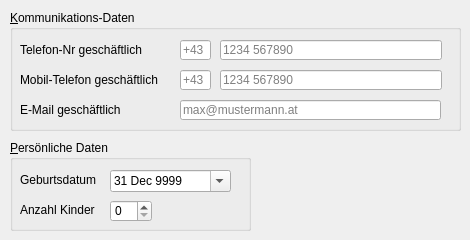
    <widget class="QWidget" name="TAB2_ERW_DATEN">
     <attribute name="icon">
      <iconset resource="resources.qrc">
       <normaloff>:/Resources/Icons/office/FOLDER04.ICO</normaloff>:/Resources/Icons/office/FOLDER04.ICO</iconset>
     </attribute>
     <attribute name="title">
      <string>&amp;Erweiterte Daten</string>
     </attribute>
     <widget class="QGroupBox" name="KOMM_DATEN">
      <property name="geometry">
       <rect>
        <x>10</x>
        <y>10</y>
        <width>451</width>
        <height>121</height>
       </rect>
      </property>
      <property name="sizePolicy">
       <sizepolicy hsizetype="Ignored" vsizetype="Expanding">
        <horstretch>0</horstretch>
        <verstretch>0</verstretch>
       </sizepolicy>
      </property>
      <property name="title">
       <string>&amp;Kommunikations-Daten</string>
      </property>
      <widget class="QLabel" name="label_14">
       <property name="geometry">
        <rect>
         <x>10</x>
         <y>30</y>
         <width>141</width>
         <height>20</height>
        </rect>
       </property>
       <property name="text">
        <string>Telefon-Nr geschäftlich</string>
       </property>
      </widget>
      <widget class="QLineEdit" name="GESCH_NR">
       <property name="geometry">
        <rect>
         <x>210</x>
         <y>30</y>
         <width>222</width>
         <height>20</height>
        </rect>
       </property>
       <property name="inputMethodHints">
        <set>Qt::ImhDigitsOnly</set>
       </property>
       <property name="text">
        <string/>
       </property>
       <property name="placeholderText">
        <string>1234 567890</string>
       </property>
      </widget>
      <widget class="QLabel" name="label_15">
       <property name="geometry">
        <rect>
         <x>10</x>
         <y>60</y>
         <width>151</width>
         <height>20</height>
        </rect>
       </property>
       <property name="text">
        <string>Mobil-Telefon geschäftlich</string>
       </property>
      </widget>
      <widget class="QLineEdit" name="GESCH_MAIL">
       <property name="geometry">
        <rect>
         <x>170</x>
         <y>90</y>
         <width>261</width>
         <height>20</height>
        </rect>
       </property>
       <property name="inputMethodHints">
        <set>Qt::ImhEmailCharactersOnly</set>
       </property>
       <property name="text">
        <string/>
       </property>
       <property name="placeholderText">
        <string>max@mustermann.at</string>
       </property>
      </widget>
      <widget class="QLabel" name="label_16">
       <property name="geometry">
        <rect>
         <x>10</x>
         <y>90</y>
         <width>111</width>
         <height>20</height>
        </rect>
       </property>
       <property name="text">
        <string>E-Mail geschäftlich</string>
       </property>
      </widget>
      <widget class="QLineEdit" name="GESCH_VOR">
       <property name="geometry">
        <rect>
         <x>170</x>
         <y>30</y>
         <width>31</width>
         <height>20</height>
        </rect>
       </property>
       <property name="text">
        <string/>
       </property>
       <property name="maxLength">
        <number>999</number>
       </property>
       <property name="placeholderText">
        <string>+43</string>
       </property>
      </widget>
      <widget class="QLineEdit" name="MOBIL_VOR">
       <property name="geometry">
        <rect>
         <x>170</x>
         <y>60</y>
         <width>31</width>
         <height>20</height>
        </rect>
       </property>
       <property name="text">
        <string/>
       </property>
       <property name="maxLength">
        <number>999</number>
       </property>
       <property name="placeholderText">
        <string>+43</string>
       </property>
      </widget>
      <widget class="QLineEdit" name="MOBIL_NR">
       <property name="geometry">
        <rect>
         <x>210</x>
         <y>60</y>
         <width>222</width>
         <height>20</height>
        </rect>
       </property>
       <property name="inputMethodHints">
        <set>Qt::ImhDigitsOnly</set>
       </property>
       <property name="text">
        <string/>
       </property>
       <property name="placeholderText">
        <string>1234 567890</string>
       </property>
      </widget>
     </widget>
     <widget class="QGroupBox" name="PERS_DATEN">
      <property name="geometry">
       <rect>
        <x>10</x>
        <y>140</y>
        <width>241</width>
        <height>91</height>
       </rect>
      </property>
      <property name="sizePolicy">
       <sizepolicy hsizetype="Expanding" vsizetype="Expanding">
        <horstretch>0</horstretch>
        <verstretch>0</verstretch>
       </sizepolicy>
      </property>
      <property name="maximumSize">
       <size>
        <width>16777215</width>
        <height>2215</height>
       </size>
      </property>
      <property name="title">
       <string>&amp;Persönliche Daten</string>
      </property>
      <widget class="QLabel" name="label_17">
       <property name="geometry">
        <rect>
         <x>10</x>
         <y>30</y>
         <width>91</width>
         <height>20</height>
        </rect>
       </property>
       <property name="text">
        <string>Geburtsdatum</string>
       </property>
      </widget>
      <widget class="QLabel" name="label_18">
       <property name="geometry">
        <rect>
         <x>10</x>
         <y>60</y>
         <width>81</width>
         <height>20</height>
        </rect>
       </property>
       <property name="text">
        <string>Anzahl Kinder</string>
       </property>
      </widget>
      <widget class="QSpinBox" name="ANZ_KINDER">
       <property name="geometry">
        <rect>
         <x>100</x>
         <y>60</y>
         <width>42</width>
         <height>22</height>
        </rect>
       </property>
       <property name="suffix">
        <string/>
       </property>
      </widget>
      <widget class="QDateEdit" name="GEB_DATUM">
       <property name="geometry">
        <rect>
         <x>100</x>
         <y>30</y>
         <width>121</width>
         <height>22</height>
        </rect>
       </property>
       <property name="dateTime">
        <datetime>
         <hour>0</hour>
         <minute>0</minute>
         <second>0</second>
         <year>9999</year>
         <month>12</month>
         <day>31</day>
        </datetime>
       </property>
       <property name="calendarPopup">
        <bool>true</bool>
       </property>
       <property name="date">
        <date>
         <year>9999</year>
         <month>12</month>
         <day>31</day>
        </date>
       </property>
      </widget>
     </widget>
    </widget>
